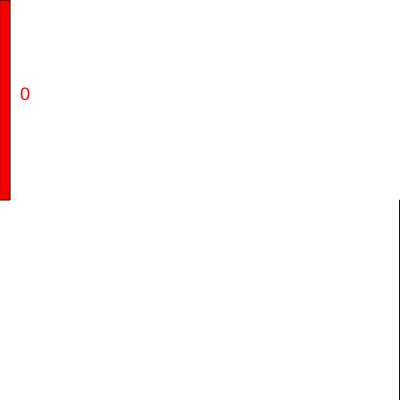
Frame 1 (no input)
Frame 60 (no input): identical to frame 1, image omitted
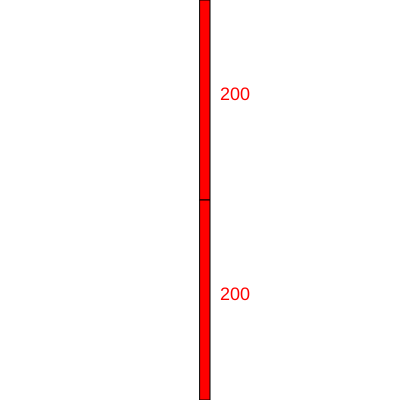
Frame 120 (the mouse pressed at the canvas centre since frame 60)

The p5.js sketch that drew these frames (run headless with seeded random() and noise() and a simulated clock; from frame 60 on, the mouse is pressed at the canvas centre):

// p5.js sketch
// ── sketch.js
let x;
let xReverse;

function setup()
{
  createCanvas(400, 400);
  textSize(18);
}

function draw()
{
  background(255);

  x = mouseX;
  xReverse = map(mouseX, 0, 400, 400, 0);
  //xReverse = map(mouseX, 0, 400, 0, 200);

  fill(255, 0, 0);
  rect(x, 0, 10, 200);
  rect(xReverse, 200, 10, 200);

  text(x, x+20, 100);
  text(xReverse, xReverse+20, 300);
}
